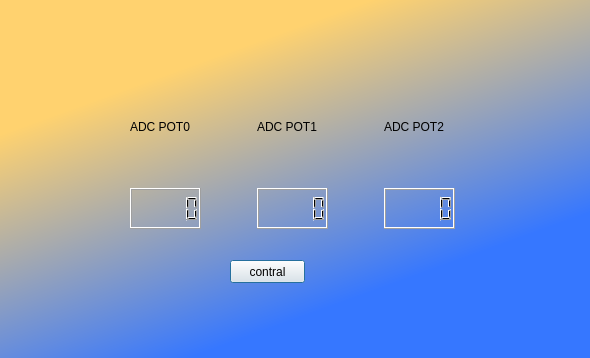
<?xml version="1.0" encoding="UTF-8"?>
<ui version="4.0">
 <class>display</class>
 <widget class="QDialog" name="display">
  <property name="geometry">
   <rect>
    <x>0</x>
    <y>0</y>
    <width>590</width>
    <height>358</height>
   </rect>
  </property>
  <property name="windowTitle">
   <string>Dialog</string>
  </property>
  <property name="styleSheet">
   <string notr="true">QDialog{
	background:qlineargradient(spread:pad,x1:0.4,y1:0,x2:1,y2:1,stop:0.1 #FFD26F,stop:0.7 #3677FF)
}

</string>
  </property>
  <widget class="QWidget" name="layoutWidget">
   <property name="geometry">
    <rect>
     <x>130</x>
     <y>120</y>
     <width>325</width>
     <height>109</height>
    </rect>
   </property>
   <layout class="QHBoxLayout" name="horizontalLayout_6">
    <item>
     <layout class="QVBoxLayout" name="verticalLayout_2">
      <item>
       <widget class="QLabel" name="label_6">
        <property name="text">
         <string>ADC POT0</string>
        </property>
       </widget>
      </item>
      <item>
       <spacer name="verticalSpacer_3">
        <property name="orientation">
         <enum>Qt::Vertical</enum>
        </property>
        <property name="sizeHint" stdset="0">
         <size>
          <width>20</width>
          <height>40</height>
         </size>
        </property>
       </spacer>
      </item>
      <item>
       <widget class="QLCDNumber" name="lcdNumber_2">
        <property name="minimumSize">
         <size>
          <width>71</width>
          <height>41</height>
         </size>
        </property>
       </widget>
      </item>
     </layout>
    </item>
    <item>
     <spacer name="horizontalSpacer_7">
      <property name="orientation">
       <enum>Qt::Horizontal</enum>
      </property>
      <property name="sizeHint" stdset="0">
       <size>
        <width>40</width>
        <height>20</height>
       </size>
      </property>
     </spacer>
    </item>
    <item>
     <layout class="QVBoxLayout" name="verticalLayout_3">
      <item>
       <widget class="QLabel" name="label_7">
        <property name="text">
         <string>ADC POT1</string>
        </property>
       </widget>
      </item>
      <item>
       <spacer name="verticalSpacer_4">
        <property name="orientation">
         <enum>Qt::Vertical</enum>
        </property>
        <property name="sizeHint" stdset="0">
         <size>
          <width>20</width>
          <height>40</height>
         </size>
        </property>
       </spacer>
      </item>
      <item>
       <widget class="QLCDNumber" name="lcdNumber_3">
        <property name="minimumSize">
         <size>
          <width>71</width>
          <height>41</height>
         </size>
        </property>
       </widget>
      </item>
     </layout>
    </item>
    <item>
     <spacer name="horizontalSpacer_8">
      <property name="orientation">
       <enum>Qt::Horizontal</enum>
      </property>
      <property name="sizeHint" stdset="0">
       <size>
        <width>40</width>
        <height>20</height>
       </size>
      </property>
     </spacer>
    </item>
    <item>
     <layout class="QVBoxLayout" name="verticalLayout_4">
      <item>
       <widget class="QLabel" name="label_8">
        <property name="text">
         <string>ADC POT2</string>
        </property>
       </widget>
      </item>
      <item>
       <spacer name="verticalSpacer_5">
        <property name="orientation">
         <enum>Qt::Vertical</enum>
        </property>
        <property name="sizeHint" stdset="0">
         <size>
          <width>20</width>
          <height>40</height>
         </size>
        </property>
       </spacer>
      </item>
      <item>
       <widget class="QLCDNumber" name="lcdNumber_4">
        <property name="minimumSize">
         <size>
          <width>71</width>
          <height>41</height>
         </size>
        </property>
       </widget>
      </item>
     </layout>
    </item>
   </layout>
  </widget>
  <widget class="QPushButton" name="pushButton">
   <property name="geometry">
    <rect>
     <x>230</x>
     <y>260</y>
     <width>75</width>
     <height>23</height>
    </rect>
   </property>
   <property name="text">
    <string>contral</string>
   </property>
  </widget>
 </widget>
 <resources/>
 <connections/>
</ui>
